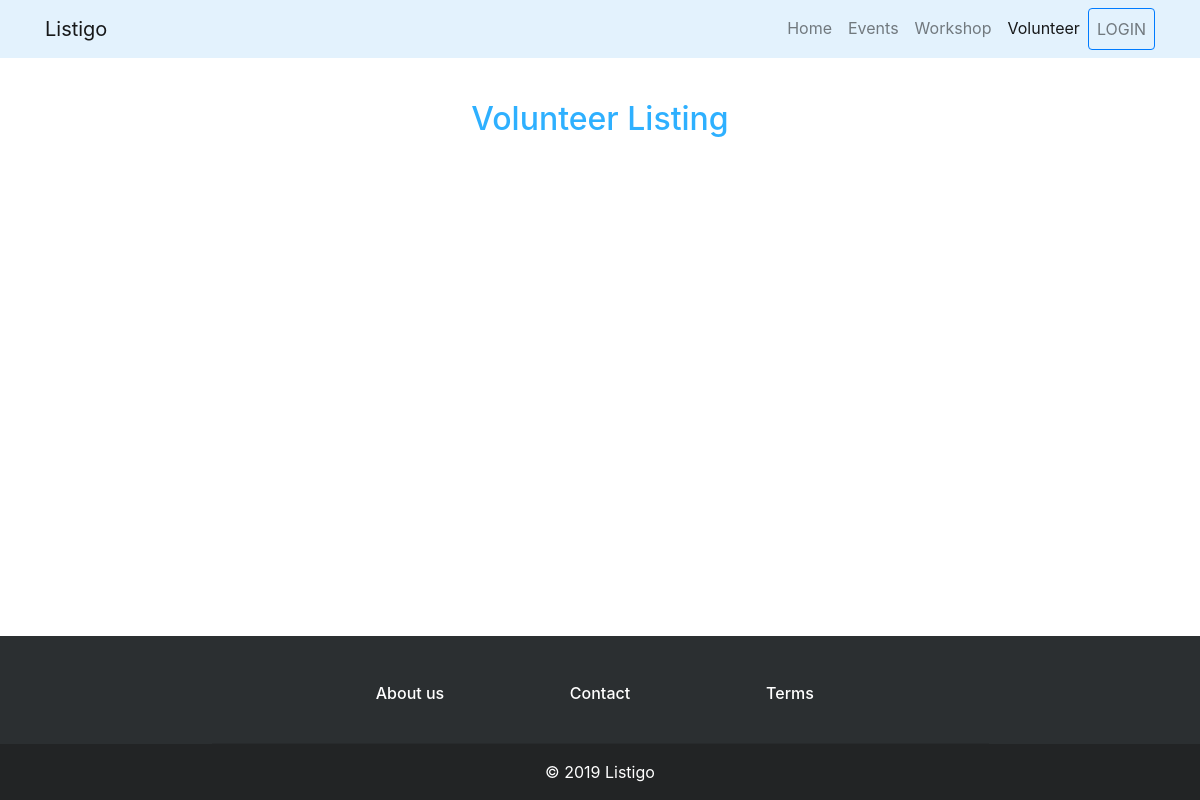
Before: /volunteer.php with the older database file.
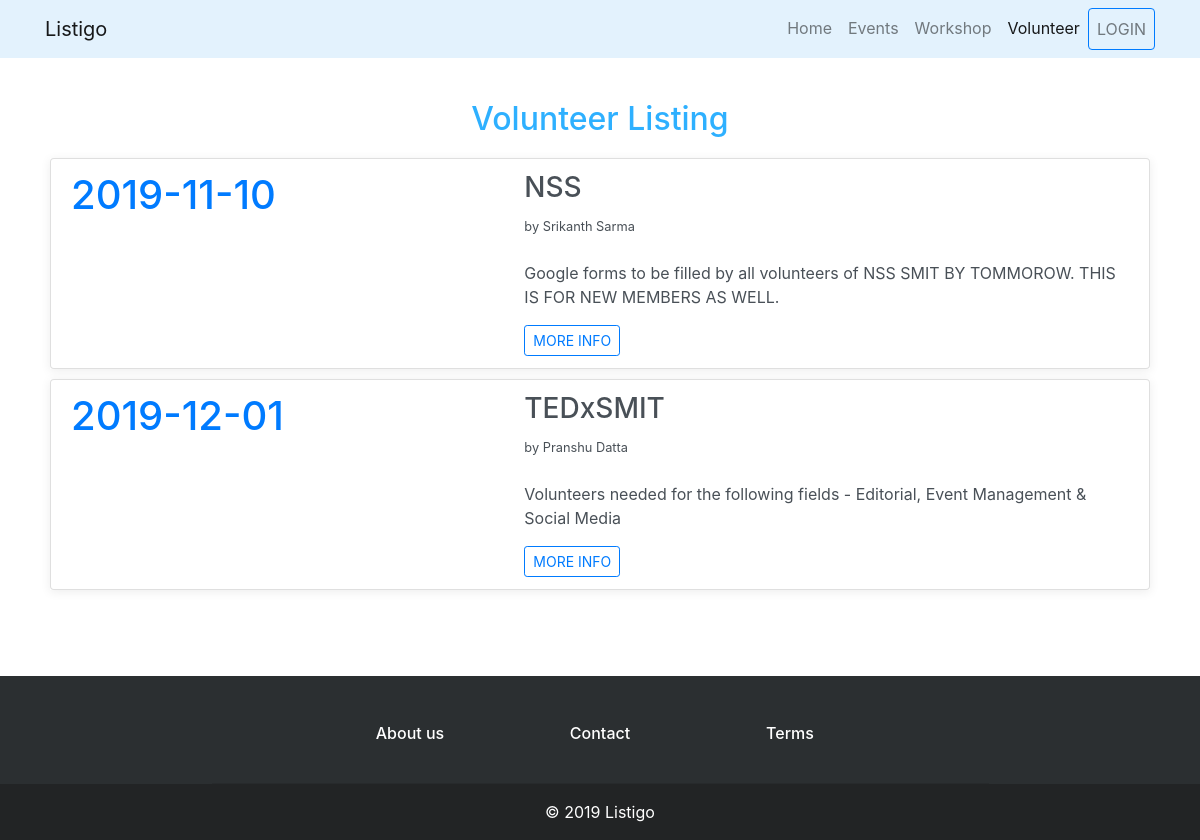
After: the same page with the newer database file.
### tables this page shows
CREATE TABLE `listing` (
  `LID` int(11) NOT NULL,
  `Title` varchar(50) NOT NULL,
  `Location` varchar(30) NOT NULL,
  `Date` date NOT NULL,
  `Description` varchar(10000) DEFAULT NULL,
  `Banner` mediumblob NOT NULL,
  `MIME` varchar(25) NOT NULL DEFAULT '',
  `Type` varchar(25) NOT NULL,
  `UID` int(11) NOT NULL
);

CREATE TABLE `user` (
  `Name` varchar(50) NOT NULL,
  `ID` bigint(20) UNSIGNED NOT NULL,
  `Password` varchar(20) NOT NULL,
  `Email` varchar(30) NOT NULL,
  `Mobile` bigint(20) UNSIGNED NOT NULL,
  `Verified` tinyint(1) NOT NULL DEFAULT 0
);

### volunteer.php (the view, shortened to what this page needs)
<?php
  require("res/config.php");
  if(isset($_SESSION['idno'])) {
    $btn = "PROFILE";
    $loc = "profile.php";
  }
  else {
    $btn = "LOGIN";
    $loc = "login.php";
  }
  $query = "SELECT * FROM `listing` WHERE Type LIKE 'Volunteer' ORDER BY Date";
  $result = mysqli_query($conn, $query);
  $posts = mysqli_fetch_all($result, MYSQLI_ASSOC);
  function getName($uid) {
    $conn = mysqli_connect(DB_HOST, DB_USER, DB_PASS, DB_NAME) or die("Connection to database failed!");
    $query = "SELECT `Name`, `Email`, `Mobile` FROM `user` WHERE ID = '$uid'";
    $result = mysqli_query($conn, $query);
    $user = mysqli_fetch_assoc($result);
    return $user['Name'];
  }
?>
<!doctype html>
<html lang="en">
  <head>
      <?php require("res/header.php"); ?>
  </head>
  <body>
   <nav class="navbar navbar-light navbar-expand-lg fixed-top clean-navbar" style="background-color: #e3f2fd">
      <div class="container">
        <a class="navbar-brand" href="index.php">Listigo</a>
        <div class="collapse navbar-collapse" id="navcol-1">
          <ul class="nav navbar-nav ml-auto">
            <li class="nav-item" role="presentation"><a class="nav-link" href="index.php">Home</a></li>
            <li class="nav-item" role="presentation"><a class="nav-link" href="events.php">Events</a></li>
            <li class="nav-item" role="presentation"><a class="nav-link" href="workshop.php">Workshop</a></li>
            <li class="nav-item" role="presentation"><a class="nav-link active" href="volunteer.php">Volunteer</a></li>
            <li class="nav-item" role="presentation"><a class="nav-link btn btn-outline-primary" href="<?php echo $loc; ?>" role="button"><?php echo $btn; ?></a></li>
          </ul>
        </div>
      </div>
    </nav>
    <div class="titler">
      <h2>Volunteer Listing</h2>
    </div>
    <?php foreach($posts as $post): ?>
    <div class="container list-group box">
      <li class="list-group-item list-group-item-action">
        <div class="row">
          <div class="col-lg-5">
            <h1 class="text-left text-primary"><?php echo $post['Date'] ?></h1>
          </div>
          <div class="col-lg-7">
            <h3><?php echo $post['Title'] ?></h3>
            <small>by <?php echo getName($post['UID']); ?></small>
            <br><br>
            <p><?php echo $post['Description'] ?></p>
            <a class="btn btn-outline-primary btn-sm" role="button" href="events.php?lid=<?php echo $post['LID']; ?>">MORE INFO</a>
          </div>
        </div>
      </li>
     </div>
     <?php endforeach; ?>
     <?php require("res/footer.php"); ?>
  </body>
</html>

Changed rows visible on the page:
added listing: Date "2019-11-10", Title "NSS", UID.Name "Srikanth Sarma", Description "Google forms to be filled by all volunteers of NSS SMIT BY TOMMOROW. THIS IS FOR NEW MEMBERS AS WELL."
added listing: Date "2019-12-01", Title "TEDxSMIT", UID.Name "Pranshu Datta", Description "Volunteers needed for the following fields - Editorial, Event Management & Social Media"
